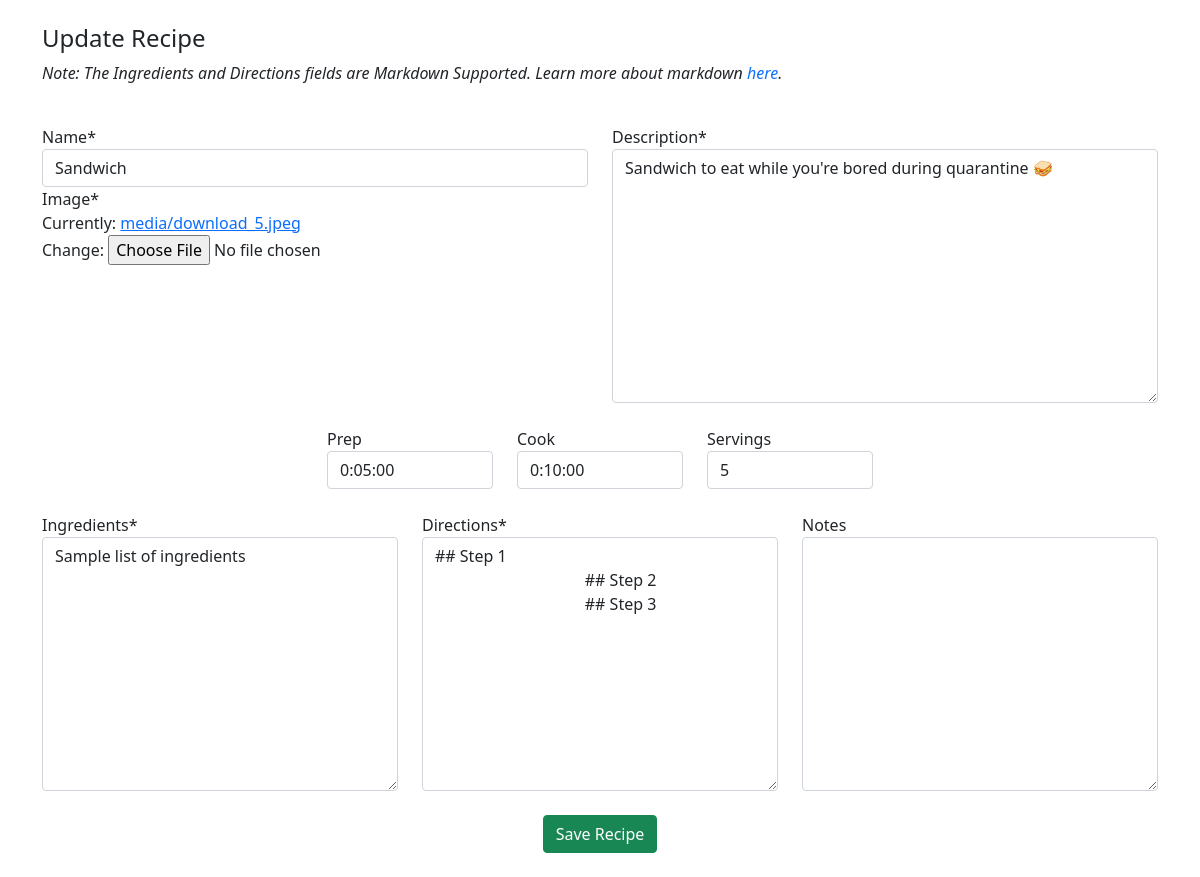
The page /update/9/ (signed in) on the database its author committed.
### app/models.py (models this page shows, shortened)
class Recipe(models.Model):
    name = models.CharField(max_length=255)
    description = models.TextField()
    prep = models.CharField(max_length=255)
    cook = models.CharField(max_length=255)
    servings = models.IntegerField(default=1, null=True, blank=True)
    image = models.ImageField(upload_to='media/')
    ingredients = MarkdownxField()
    directions = MarkdownxField()
    notes = models.TextField(null=True, blank=True)
    author = models.ForeignKey(User, on_delete=models.CASCADE)

### app/views.py (the view, shortened to what this page needs)
# urls.py: path('update/<int:id>/', update, name='update'),
@login_required
def update(request, id):
    recipe = get_object_or_404(Recipe, id=id)
    context = {
        'recipe': recipe
    }
    if request.method == 'GET':
        form = RecipeForm(instance=recipe)
        context['form'] = form
        return render(request, 'app/update.html', context)
    return render(request, 'app/update.html', context)

### app/forms.py
class RecipeForm(forms.ModelForm):
    prep = forms.DurationField(widget=TimeDurationWidget(show_days=False, show_hours=True, show_minutes=True, show_seconds=False), required=False)
    cook = forms.DurationField(widget=TimeDurationWidget(show_days=False, show_hours=True, show_minutes=True, show_seconds=False), required=False)
    class Meta:
        model = Recipe
        fields = '__all__'
        exclude = ('author',)

### app/templates/app/update.html (shortened to what this page needs)
{% extends 'base.html' %}
{% block content %}
{% load crispy_forms_tags %}
<br class="mt-0 mb-4">
<div class="container">
    <h4>Update Recipe</h4>
    <p><i>Note: The Ingredients and Directions fields are Markdown Supported. Learn more about markdown <a href="https://www.markdownguide.org/cheat-sheet/" target="_blank" style="text-decoration: none;">here</a>.</i></p>
    <br>
        <form method="post" enctype="multipart/form-data">
            <div class="row">
                <div class="col-6">
                    <div class="col">
                        {{ form.name|as_crispy_field }}
                        {{ form.image|as_crispy_field }}
                    </div>
                </div>
                <div class="col-6">
                    {{ form.description|as_crispy_field }}
                </div>
            </div>
            <br>
            <div class="row justify-content-center">
                <div class="col-2">
                    {{ form.prep|as_crispy_field }}
                </div>
                <div class="col-2">
                    {{ form.cook|as_crispy_field }}
                </div>
                <div class="col-2">
                    {{ form.servings|as_crispy_field }}
                </div>
            </div>
            <br>
            <div class="row">
                <div class="col-4">
                    {{ form.ingredients|as_crispy_field }}
                </div>
                <div class="col-4">
                    {{ form.directions|as_crispy_field }}
                </div>
                <div class="col-4">
                    {{ form.notes|as_crispy_field }}
                </div>
            </div>
            <div class="mt-4 mb-4 d-flex justify-content-center">
                <button type="submit" class="btn btn-success">Save Recipe</button>
            </div>
        </form>
</div>
{% endblock %}

### rows shown on the page
Recipe: name "Sandwich", description "Sandwich to eat while you're bored during quarantine 🥪", prep "0:05:00", cook "0:10:00", servings "5", ingredients "Sample list of ingredients", directions "## Step 1 ## Step 2 ## Step 3"
